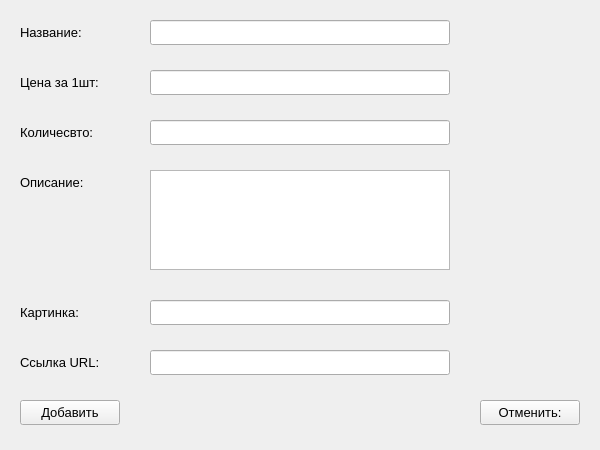
<?xml version="1.0" encoding="UTF-8"?>
<ui version="4.0">
 <class>Form</class>
 <widget class="QWidget" name="Form">
  <property name="geometry">
   <rect>
    <x>0</x>
    <y>0</y>
    <width>600</width>
    <height>450</height>
   </rect>
  </property>
  <property name="font">
   <font>
    <pointsize>10</pointsize>
   </font>
  </property>
  <property name="windowTitle">
   <string>Form</string>
  </property>
  <widget class="QLabel" name="label">
   <property name="geometry">
    <rect>
     <x>20</x>
     <y>20</y>
     <width>110</width>
     <height>25</height>
    </rect>
   </property>
   <property name="font">
    <font>
     <pointsize>10</pointsize>
    </font>
   </property>
   <property name="text">
    <string>Название:</string>
   </property>
  </widget>
  <widget class="QLabel" name="label_2">
   <property name="geometry">
    <rect>
     <x>20</x>
     <y>70</y>
     <width>110</width>
     <height>25</height>
    </rect>
   </property>
   <property name="font">
    <font>
     <pointsize>10</pointsize>
    </font>
   </property>
   <property name="text">
    <string>Цена за 1шт:</string>
   </property>
  </widget>
  <widget class="QLabel" name="label_3">
   <property name="geometry">
    <rect>
     <x>20</x>
     <y>120</y>
     <width>110</width>
     <height>25</height>
    </rect>
   </property>
   <property name="font">
    <font>
     <pointsize>10</pointsize>
    </font>
   </property>
   <property name="text">
    <string>Количесвто:</string>
   </property>
  </widget>
  <widget class="QLabel" name="label_4">
   <property name="geometry">
    <rect>
     <x>20</x>
     <y>170</y>
     <width>110</width>
     <height>25</height>
    </rect>
   </property>
   <property name="font">
    <font>
     <pointsize>10</pointsize>
    </font>
   </property>
   <property name="text">
    <string>Описание:</string>
   </property>
  </widget>
  <widget class="QLineEdit" name="name">
   <property name="geometry">
    <rect>
     <x>150</x>
     <y>20</y>
     <width>300</width>
     <height>25</height>
    </rect>
   </property>
  </widget>
  <widget class="QLineEdit" name="price">
   <property name="geometry">
    <rect>
     <x>150</x>
     <y>70</y>
     <width>300</width>
     <height>25</height>
    </rect>
   </property>
  </widget>
  <widget class="QLineEdit" name="number">
   <property name="geometry">
    <rect>
     <x>150</x>
     <y>120</y>
     <width>300</width>
     <height>25</height>
    </rect>
   </property>
  </widget>
  <widget class="QTextEdit" name="description">
   <property name="geometry">
    <rect>
     <x>150</x>
     <y>170</y>
     <width>300</width>
     <height>100</height>
    </rect>
   </property>
  </widget>
  <widget class="QLabel" name="label_5">
   <property name="geometry">
    <rect>
     <x>20</x>
     <y>300</y>
     <width>110</width>
     <height>25</height>
    </rect>
   </property>
   <property name="font">
    <font>
     <pointsize>10</pointsize>
    </font>
   </property>
   <property name="text">
    <string>Картинка:</string>
   </property>
  </widget>
  <widget class="QLineEdit" name="picture">
   <property name="geometry">
    <rect>
     <x>150</x>
     <y>300</y>
     <width>300</width>
     <height>25</height>
    </rect>
   </property>
  </widget>
  <widget class="QPushButton" name="add_info">
   <property name="geometry">
    <rect>
     <x>20</x>
     <y>400</y>
     <width>100</width>
     <height>25</height>
    </rect>
   </property>
   <property name="font">
    <font>
     <pointsize>10</pointsize>
    </font>
   </property>
   <property name="text">
    <string>Добавить</string>
   </property>
  </widget>
  <widget class="QLabel" name="label_6">
   <property name="geometry">
    <rect>
     <x>20</x>
     <y>350</y>
     <width>110</width>
     <height>25</height>
    </rect>
   </property>
   <property name="font">
    <font>
     <pointsize>10</pointsize>
    </font>
   </property>
   <property name="text">
    <string>Ссылка URL:</string>
   </property>
  </widget>
  <widget class="QLineEdit" name="lineEdit_5">
   <property name="geometry">
    <rect>
     <x>150</x>
     <y>350</y>
     <width>300</width>
     <height>25</height>
    </rect>
   </property>
  </widget>
  <widget class="QPushButton" name="close_form">
   <property name="geometry">
    <rect>
     <x>480</x>
     <y>400</y>
     <width>100</width>
     <height>25</height>
    </rect>
   </property>
   <property name="font">
    <font>
     <pointsize>10</pointsize>
    </font>
   </property>
   <property name="text">
    <string>Отменить:</string>
   </property>
  </widget>
 </widget>
 <resources/>
 <connections/>
</ui>
